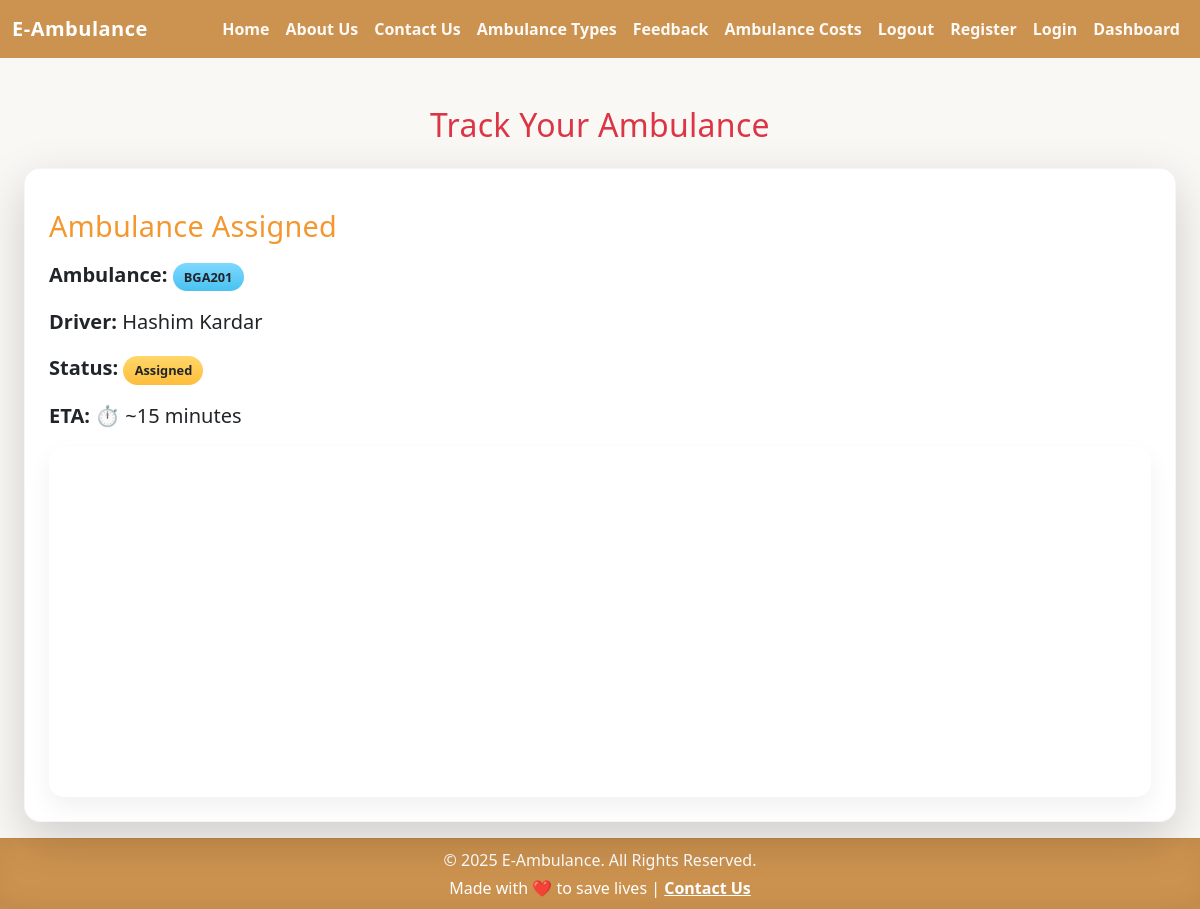
The page /track-request/5/ on the database its author committed.
### ambulance/models.py (models this page shows, shortened)
class Dispatch(models.Model):
    dispatchid = models.AutoField(primary_key=True)
    request = models.ForeignKey(EmergencyRequest, on_delete=models.CASCADE)
    ambulance = models.ForeignKey(Ambulance, on_delete=models.CASCADE)
    driver = models.ForeignKey(Driver, on_delete=models.CASCADE, null=True, blank=True)
    assigned_time = models.DateTimeField(auto_now_add=True)
    status = models.CharField(
        max_length=20,
        choices=[("assigned", "Assigned"), ("completed", "Completed")],
        default="assigned"
    )
    eta_minutes = models.IntegerField(default=15)  # estimated arrival
    ambulance_lat = models.FloatField(default=24.8607)  # sample coords (Karachi)
    ambulance_lng = models.FloatField(default=67.0011)

class Ambulance(models.Model):
    AMBULANCE_STATUS = [
        ("available", "Available"),
        ("on_call", "On Call"),
        ("maintenance", "Maintenance"),
    ]
    EQUIPMENT_LEVELS = [
        ("basic", "Basic"),
        ("advanced", "Advanced"),
    ]
    ambulanceid = models.AutoField(primary_key=True)
    vehicle_number = models.CharField(max_length=50, unique=True)
    equipment_level = models.CharField(max_length=10, choices=EQUIPMENT_LEVELS)
    current_status = models.CharField(max_length=15, choices=AMBULANCE_STATUS, default="available")

class Driver(models.Model):
    driverid = models.AutoField(primary_key=True)
    firstname = models.CharField(max_length=100)
    lastname = models.CharField(max_length=100)
    phonenumber = models.CharField(max_length=15)

### ambulance/views.py (the view)
# urls.py: path("track-request/<int:pk>/", views.track_request, name="track_request"),
def track_request(request, pk):
    emergency_request = get_object_or_404(EmergencyRequest, pk=pk)
    dispatch = Dispatch.objects.filter(request=emergency_request).first()
    return render(request, "track_request.html", {
        "request": emergency_request,
        "dispatch": dispatch
    })

### ambulance/templates/track_request.html (shortened to what this page needs)
{% extends "home.html" %}
{% block content %}
<div class="container mt-4">
  <h2 class="text-center text-danger mb-4 animate__animated animate__fadeInDown">
     Track Your Ambulance
  </h2>
  {% if dispatch %}
    <div class="card shadow-lg p-4 animate__animated animate__fadeInUp">
      <h4 class="mb-3 text-primary">
        <h4 class="mb-3 text-dark d-flex align-items-center">
      <span class="me-2" style="font-size: 1.8rem; color: #f3972fff;">Ambulance Assigned</span>
    </h4>
      </h4>
      <p class="fs-5">
        <strong>Ambulance:</strong>
        <span class="badge bg-info text-dark">{{ dispatch.ambulance.vehicle_number }}</span>
      </p>
      <p class="fs-5">
        <strong>Driver:</strong>
        {{ dispatch.driver.firstname }} {{ dispatch.driver.lastname }}
      </p>
      <p class="fs-5">
        <strong>Status:</strong>
        <span class="badge bg-warning text-dark">{{ dispatch.status|title }}</span>
      </p>
      <p class="fs-5">
        <strong>ETA:</strong> ⏱ ~{{ dispatch.eta_minutes }} minutes
      </p>
      <div id="map" class="shadow" style="height: 350px; border-radius: 15px; animation: fadeIn 1.5s ease;"></div>
    </div>
  {% else %}
    <div class="alert alert-warning text-center animate__animated animate__fadeIn">
      No ambulance assigned yet. Please wait.
    </div>
  {% endif %}
</div>
<link rel="stylesheet" href="https://cdnjs.cloudflare.com/ajax/libs/animate.css/4.1.1/animate.min.css"/>
<link rel="stylesheet" href="https://cdn.jsdelivr.net/npm/bootstrap-icons@1.11.3/font/bootstrap-icons.min.css">
{% endblock %}

### ambulance/templates/home.html (style rules this page uses)
:root { --brand:#cc924f; --brand-ink:#1a0c0c; --ink:#1f1f1f; --muted:#6b6b6b; --bg:#faf8f5; --card:#ffffff; --ring: rgba(204,146,79,.35); }
html,body { background:var(--bg); color:var(--ink); }
.container, .container-fluid { max-width:1200px; }
h1,h2,h3,h4 { letter-spacing:.3px }
.card { border:1px solid rgba(0,0,0,.04); border-radius:16px; background:var(--card); box-shadow:0 10px 24px rgba(0,0,0,.06); transition:transform .25s ease, box-shadow .25s ease, border-color .25s ease; }
.card .badge { font-size:.8rem; padding:.5rem .7rem; border-radius:999px }
.shadow { box-shadow:0 10px 24px rgba(0,0,0,.06)!important }
.badge.bg-warning.text-dark { background:linear-gradient(#ffd769,#ffbd3c) }
.badge.bg-info { background:linear-gradient(#7dd8ff,#49c2f0) }
html, body { height: 100%; display: flex; flex-direction: column; }
.container, .content { flex: 1; }

### rows shown on the page
Dispatch: ambulance.vehicle_number "BGA201", driver.firstname "Hashim", driver.lastname "Kardar", status "Assigned", eta_minutes "15"
